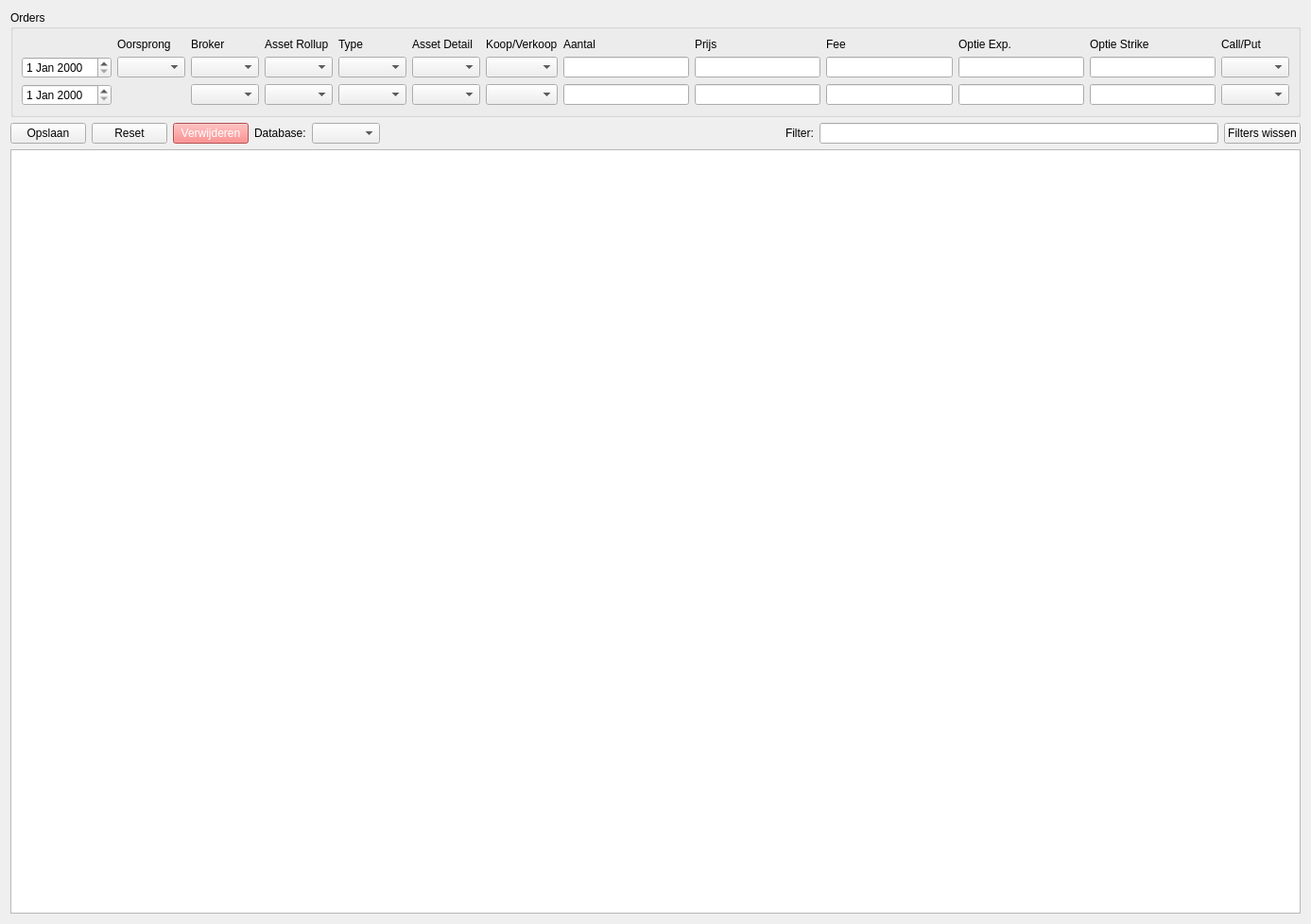
<?xml version="1.0" encoding="UTF-8"?>
<ui version="4.0">
 <class>OrdersTabUI</class>
 <widget class="QWidget" name="OrdersTabUI">
  <property name="geometry">
   <rect>
    <x>0</x>
    <y>0</y>
    <width>1387</width>
    <height>978</height>
   </rect>
  </property>
  <layout class="QVBoxLayout" name="verticalLayout">
   <item>
    <widget class="QGroupBox" name="groupBoxOrders">
     <property name="title">
      <string>Orders</string>
     </property>
     <layout class="QGridLayout" name="gridLayoutOrders">
      <item row="0" column="11">
       <widget class="QLabel" name="labelOptieExp">
        <property name="text">
         <string>Optie Exp.</string>
        </property>
       </widget>
      </item>
      <item row="0" column="5">
       <widget class="QLabel" name="labelAssetType">
        <property name="text">
         <string>Type</string>
        </property>
       </widget>
      </item>
      <item row="0" column="3">
       <widget class="QLabel" name="labelBroker">
        <property name="text">
         <string>Broker</string>
        </property>
       </widget>
      </item>
      <item row="1" column="7">
       <widget class="SmartCombo" name="comboTransType1"/>
      </item>
      <item row="2" column="10">
       <widget class="QLineEdit" name="lineEditFee2"/>
      </item>
      <item row="1" column="3">
       <widget class="SmartCombo" name="comboBroker1"/>
      </item>
      <item row="1" column="9">
       <widget class="QLineEdit" name="lineEditPrijs1"/>
      </item>
      <item row="1" column="12">
       <widget class="QLineEdit" name="lineEditOptieStrike1"/>
      </item>
      <item row="2" column="11">
       <widget class="QLineEdit" name="lineEditOptieExp2"/>
      </item>
      <item row="2" column="5">
       <widget class="SmartCombo" name="comboAssetType2"/>
      </item>
      <item row="2" column="4">
       <widget class="SmartCombo" name="comboAssetRollup2"/>
      </item>
      <item row="0" column="10">
       <widget class="QLabel" name="labelFee">
        <property name="text">
         <string>Fee</string>
        </property>
       </widget>
      </item>
      <item row="2" column="6">
       <widget class="SmartCombo" name="comboDetail2"/>
      </item>
      <item row="2" column="8">
       <widget class="QLineEdit" name="lineEditAantal2"/>
      </item>
      <item row="0" column="7">
       <widget class="QLabel" name="labelTransType">
        <property name="text">
         <string>Koop/Verkoop</string>
        </property>
       </widget>
      </item>
      <item row="2" column="12">
       <widget class="QLineEdit" name="lineEditOptieStrike2"/>
      </item>
      <item row="2" column="3">
       <widget class="SmartCombo" name="comboBroker2"/>
      </item>
      <item row="2" column="1">
       <widget class="QLabel" name="labelOorsprong2">
        <property name="text">
         <string/>
        </property>
       </widget>
      </item>
      <item row="0" column="1">
       <widget class="QLabel" name="labelOorsprong">
        <property name="text">
         <string>Oorsprong</string>
        </property>
       </widget>
      </item>
      <item row="1" column="11">
       <widget class="QLineEdit" name="lineEditOptieExp1"/>
      </item>
      <item row="1" column="10">
       <widget class="QLineEdit" name="lineEditFee1"/>
      </item>
      <item row="0" column="8">
       <widget class="QLabel" name="labelAantal">
        <property name="text">
         <string>Aantal</string>
        </property>
       </widget>
      </item>
      <item row="1" column="1">
       <widget class="SmartCombo" name="comboOorsprong1"/>
      </item>
      <item row="2" column="9">
       <widget class="QLineEdit" name="lineEditPrijs2"/>
      </item>
      <item row="0" column="9">
       <widget class="QLabel" name="labelPrijs">
        <property name="text">
         <string>Prijs</string>
        </property>
       </widget>
      </item>
      <item row="0" column="13">
       <widget class="QLabel" name="labelOptieCP">
        <property name="text">
         <string>Call/Put</string>
        </property>
       </widget>
      </item>
      <item row="0" column="6">
       <widget class="QLabel" name="labelDetail">
        <property name="text">
         <string>Asset Detail</string>
        </property>
       </widget>
      </item>
      <item row="1" column="4">
       <widget class="SmartCombo" name="comboAssetRollup1"/>
      </item>
      <item row="1" column="5">
       <widget class="SmartCombo" name="comboAssetType1"/>
      </item>
      <item row="1" column="8">
       <widget class="QLineEdit" name="lineEditAantal1"/>
      </item>
      <item row="1" column="13">
       <widget class="SmartCombo" name="comboOptieCP1"/>
      </item>
      <item row="1" column="6">
       <widget class="SmartCombo" name="comboDetail1"/>
      </item>
      <item row="2" column="13">
       <widget class="SmartCombo" name="comboOptieCP2"/>
      </item>
      <item row="2" column="7">
       <widget class="SmartCombo" name="comboTransType2"/>
      </item>
      <item row="0" column="4">
       <widget class="QLabel" name="labelAssetRollup">
        <property name="text">
         <string>Asset Rollup</string>
        </property>
       </widget>
      </item>
      <item row="0" column="12">
       <widget class="QLabel" name="labelOptieStrike">
        <property name="text">
         <string>Optie Strike</string>
        </property>
       </widget>
      </item>
      <item row="1" column="0">
       <widget class="QDateEdit" name="dateEditOrder1"/>
      </item>
      <item row="2" column="0">
       <widget class="QDateEdit" name="dateEditOrder2"/>
      </item>
     </layout>
    </widget>
   </item>
   <item>
    <layout class="QHBoxLayout" name="horizontalLayoutButtons">
     <item>
      <widget class="QPushButton" name="buttonSave">
       <property name="text">
        <string>Opslaan</string>
       </property>
      </widget>
     </item>
     <item>
      <widget class="QPushButton" name="buttonReset">
       <property name="text">
        <string>Reset</string>
       </property>
      </widget>
     </item>
     <item>
      <widget class="QPushButton" name="buttonDelete">
       <property name="styleSheet">
        <string notr="true">background-color: rgb(255, 107, 107);
color: rgb(255, 255, 255);</string>
       </property>
       <property name="text">
        <string>Verwijderen</string>
       </property>
      </widget>
     </item>
     <item>
      <widget class="QLabel" name="labelDatabase">
       <property name="text">
        <string>Database:</string>
       </property>
      </widget>
     </item>
     <item>
      <widget class="QComboBox" name="comboDatabase"/>
     </item>
     <item>
      <spacer name="horizontalSpacer">
       <property name="orientation">
        <enum>Qt::Orientation::Horizontal</enum>
       </property>
       <property name="sizeHint" stdset="0">
        <size>
         <width>40</width>
         <height>20</height>
        </size>
       </property>
      </spacer>
     </item>
     <item>
      <widget class="QLabel" name="labelFilter">
       <property name="text">
        <string>Filter:</string>
       </property>
      </widget>
     </item>
     <item>
      <widget class="QLineEdit" name="lineEditFilter"/>
     </item>
     <item>
      <widget class="QPushButton" name="buttonClearFilters">
       <property name="text">
        <string>Filters wissen</string>
       </property>
      </widget>
     </item>
    </layout>
   </item>
   <item>
    <widget class="QTableView" name="tableViewOrders"/>
   </item>
  </layout>
 </widget>
 <customwidgets>
  <customwidget>
   <class>SmartCombo</class>
   <extends>QComboBox</extends>
   <header>.smartcombo.h</header>
  </customwidget>
 </customwidgets>
 <tabstops>
  <tabstop>comboOorsprong1</tabstop>
  <tabstop>comboBroker1</tabstop>
  <tabstop>comboAssetRollup1</tabstop>
  <tabstop>comboAssetType1</tabstop>
  <tabstop>comboDetail1</tabstop>
  <tabstop>comboTransType1</tabstop>
  <tabstop>lineEditAantal1</tabstop>
  <tabstop>lineEditPrijs1</tabstop>
  <tabstop>lineEditFee1</tabstop>
  <tabstop>lineEditOptieExp1</tabstop>
  <tabstop>lineEditOptieStrike1</tabstop>
  <tabstop>comboOptieCP1</tabstop>
  <tabstop>comboBroker2</tabstop>
  <tabstop>comboAssetRollup2</tabstop>
  <tabstop>comboAssetType2</tabstop>
  <tabstop>comboDetail2</tabstop>
  <tabstop>comboTransType2</tabstop>
  <tabstop>lineEditAantal2</tabstop>
  <tabstop>lineEditPrijs2</tabstop>
  <tabstop>lineEditFee2</tabstop>
  <tabstop>lineEditOptieExp2</tabstop>
  <tabstop>lineEditOptieStrike2</tabstop>
  <tabstop>comboOptieCP2</tabstop>
  <tabstop>buttonSave</tabstop>
  <tabstop>buttonReset</tabstop>
  <tabstop>buttonDelete</tabstop>
  <tabstop>comboDatabase</tabstop>
  <tabstop>lineEditFilter</tabstop>
  <tabstop>buttonClearFilters</tabstop>
  <tabstop>dateEditOrder1</tabstop>
  <tabstop>dateEditOrder2</tabstop>
  <tabstop>tableViewOrders</tabstop>
 </tabstops>
 <resources/>
 <connections/>
</ui>
